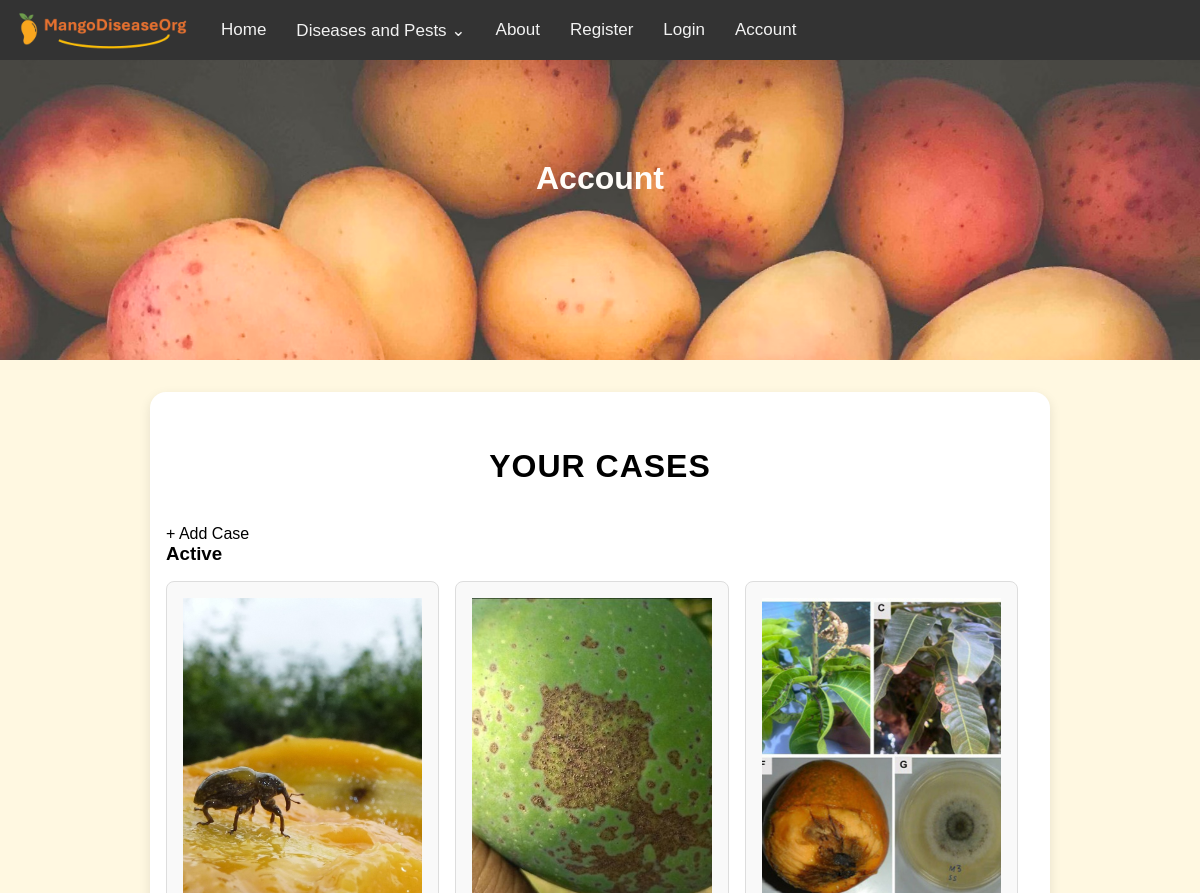
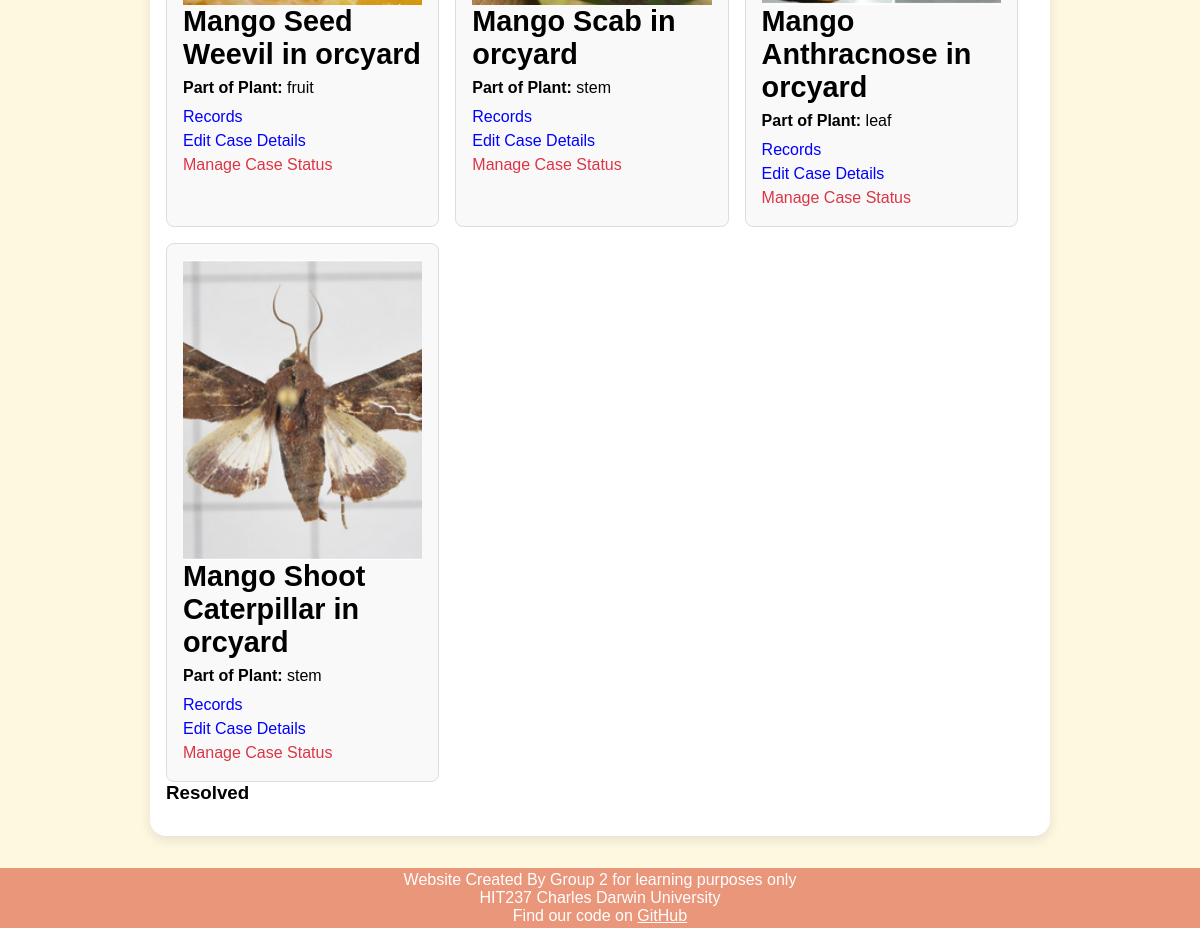
Before: /cases/ (signed in) with the older database file (2 pictures, top to bottom).
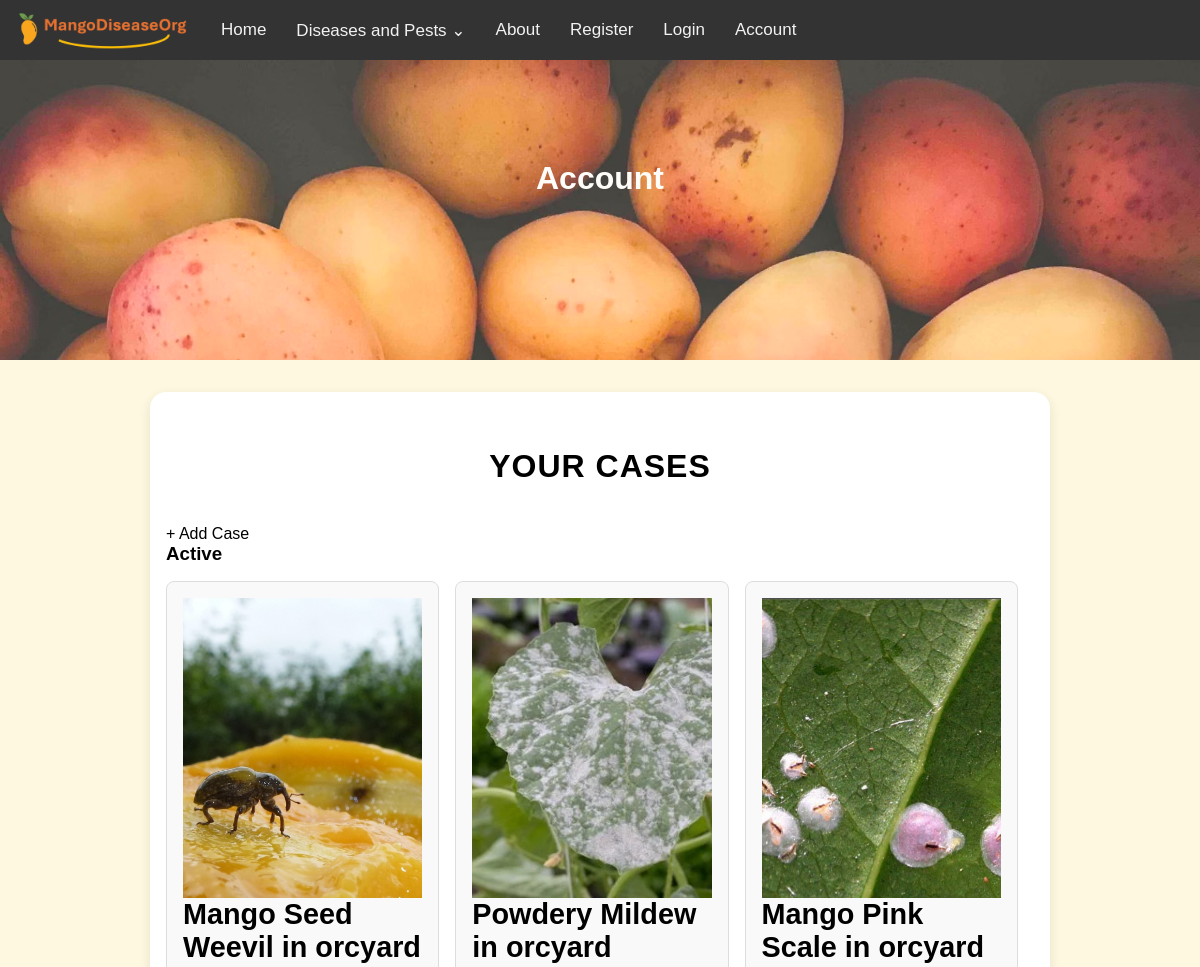
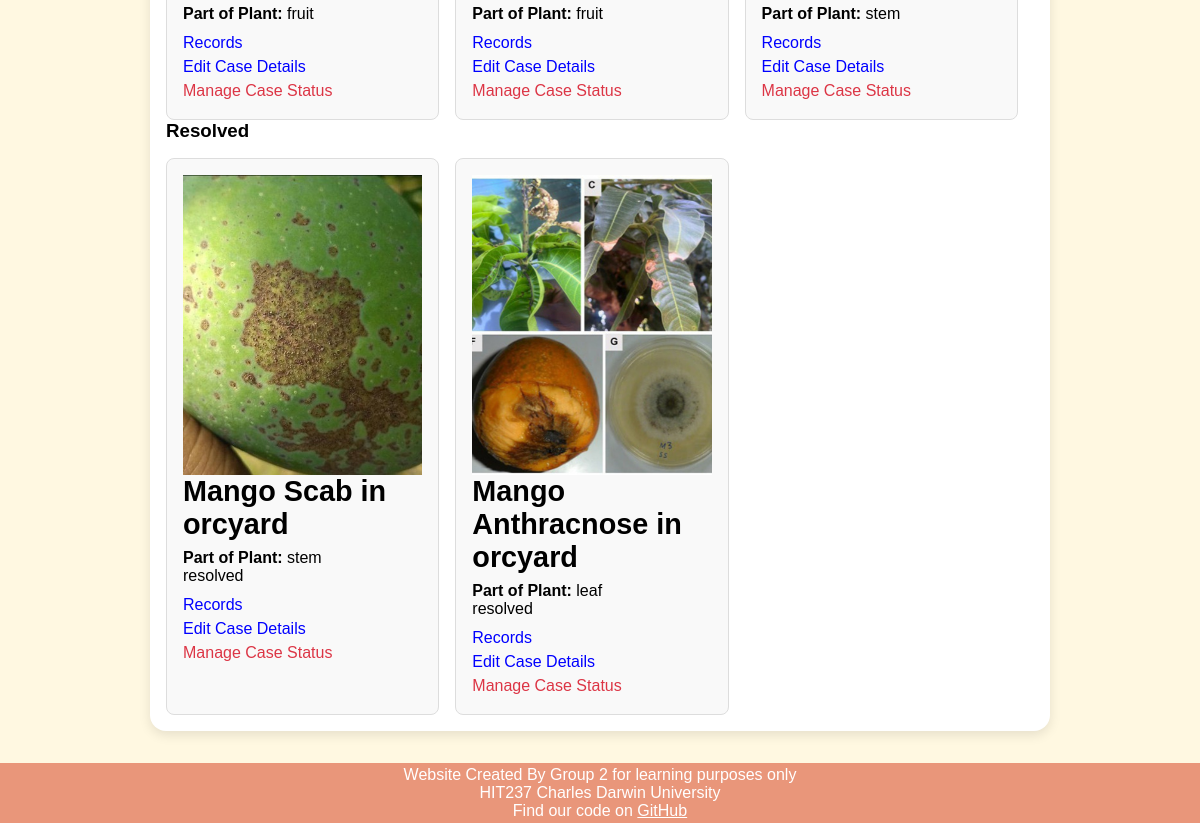
After: the same page with the newer database file (2 pictures, top to bottom).
### mango_disease_app/models.py (models this page shows, shortened)
class Case(models.Model):
    STATUS = [
        ('active', 'Active'),
        ('resolved', 'Resolved'),
    ]
    PLANT_PARTS = [
        ('leaf', 'Leaf'),
        ('stem', 'Stem'),
        ('fruit', 'Fruit'),
    ]
    disease = models.ForeignKey(
        Disease,
        on_delete=models.CASCADE,
        null=True
    )
    orchard = models.ForeignKey(
        Orchard,
        on_delete=models.CASCADE,
        null=True
    )
    status = models.CharField(choices=STATUS, max_length=8, default=STATUS[0][1], null=True)
    partOfPlant = models.CharField(choices=PLANT_PARTS, max_length=5, null=True)

class Disease(models.Model):
    DISEASE_TYPES = [
        ('pest', 'Pest'),
        ('disease', 'Disease')
    ]
    diseaseName = models.CharField(max_length=255)
    type = models.CharField(choices=DISEASE_TYPES, max_length=7, default=DISEASE_TYPES[1][1])
    severity = models.IntegerField(validators=[validators.MinValueValidator(0),validators.MaxValueValidator(10)])
    spreadability = models.IntegerField(validators=[validators.MinValueValidator(0),validators.MaxValueValidator(10)])
    shortDescription = models.TextField()
    longDescription = models.TextField()
    controlMethod = models.TextField()
    image = models.ImageField(upload_to="disease_images/", default="disease_images/default.JPG")

class Orchard(models.Model):
    orchardName = models.CharField(max_length=255)
    noTreesRow = models.IntegerField()
    noTreesColumn = models.IntegerField()
    area = models.IntegerField(validators=[validators.MinValueValidator(0)])
    variety = models.ForeignKey(
        Variety,
        on_delete=models.PROTECT
    )
    location = models.ForeignKey(
        Location,
        on_delete=models.PROTECT
    )
    user = models.ForeignKey(
        User,
        on_delete=models.CASCADE,  # If a user is deleted, delete the orchard too
    )

### mango_disease_app/views/case_views.py (the view)
# urls.py: re_path(r'^cases/$', views.cases, name='cases'),
def cases(request):
    cases = Case.objects.filter(orchard__user=request.user)
    categories = {
        'Active': cases.filter(status__iexact='active'),
        'Resolved': cases.filter(status__iexact='resolved'),
    }
    return render(request, 'mango_disease_app/cases.html', {
        'cases': cases,
        'data': categories,
    })

### mango_disease_app/context_processors.py (called while the page is built)
def disease_menu(request):
    return {'navs': Disease.objects.all()}

### mango_disease_app/templates/mango_disease_app/cases.html (shortened to what this page needs)
{% extends 'mango_disease_app/base.html' %}
{% block page_header %}Account{% endblock %}
{% load static %}
{% block content %}
    <h2>Your cases</h2>
    <a href="{% url 'new_case' %}" class="new-button">+ Add Case</a>
    {% if data %}
        {% for category_name, items in data.items %}
            <h3>{{ category_name }}</h3>
            <div class="orchard-grid">
                {% for item in items %}
                    <div class="orchard-card">
                        <div class="image-wrapper">
                            <img class="author_img" src="{{ item.disease.image.url|default:"diseasse_images/defualt.png" }}">
                        </div>
                        <h3 class="orchard-name">{{ item.disease.diseaseName }} in {{ item.orchard.orchardName}}</h3>
                        <p><strong>Part of Plant:</strong> {{ item.partOfPlant }}</p>
                        {% if item.status == 'resolved' %}
                        <p>resolved</p>
                        {% endif %}
                        <div class="card-actions-cases">
                            <a href="{% url 'records' item.id %}" class="action-link">Records</a><br>
                            <a href="{% url 'edit_case' item.id %}" class="action-link">Edit Case Details</a><br>
                            <a href="{% url 'manage_case' item.id %}" class="action-link delete-link">Manage Case Status</a>
                        </div>
                    </div>
                {% endfor %}
            </div>
        {% endfor %}
    {% else %}
        <p>No currently open cases</p>
    {% endif %}
{% endblock %}

### mango_disease_app/templates/mango_disease_app/base.html (shortened to what this page needs)
{% load static %}
<!DOCTYPE html>
<html lang="en">
<head>
    <link rel="stylesheet" href="{% static 'css/styles.css' %}">
    <link rel="stylesheet" href="{% static 'css/form.css' %}">
    <link rel="stylesheet" href="{% static 'css/account.css' %}">
    <link rel="stylesheet" href="{% static 'css/orchard.css' %}">
</head>
<body>
    {% include "mango_disease_app/patterns/navbar_large.html" %}
    <header class='header'>
        <h1>{% block page_header %}Mango Diseases{% endblock %}</h1>
    </header>
    <main>
        <div class="main-container">
            {% block content %}{% endblock %}
        </div>
    </main>
    <footer>
        <p>Website Created By Group 2 for learning purposes only</p>
        <p>HIT237 Charles Darwin University</p>
        <p>Find our code on <a style="color: white; text-decoration: underline;" href="https://github.com/frank-895/mango_disease_web_app/">GitHub</a></p>
    </footer>
</body>
</html>

### mango_disease_app/templates/mango_disease_app/patterns/navbar_large.html (shortened to what this page needs)
{% load static %}
<nav class="large-nav">
    <a href="{% url 'home' %}" class="nav-item img-logo"><img class="logo" src="{% static 'images/logo.png' %}"></a>
    <a href="{% url 'home' %}" class="nav-item">Home</a>
    <div class="dropdown nav-item">
        <a href="{% url 'diseases' %}" class="dropdown-button">Diseases and Pests ⌄</a>
    </div>
    <a href="{% url 'about' %}" class="nav-item">About</a>
    <a href="{% url 'register' %}" class="nav-item">Register</a>
    <a href="{% url 'userlogin' %}" class="nav-item">Login</a>
    <a href="{% url 'account' %}" class="nav-item">Account</a>
</nav>

### mango_disease_app/templates/mango_disease_app/patterns/navbar_small.html (shortened to what this page needs)
{% load static %}

### mango_disease_app/static/css/styles.css (style rules this page uses)
* { margin: 0; padding: 0; font-family: Arial; }
body { min-height: 100vh; display: flex; flex-direction: column; background-color: #fff8e1; }
main { flex-grow: 1; }
a { text-decoration: none; color: black }
.main-container { background-color: white; color: black; margin: 2rem auto; padding: 1rem; border-radius: 1rem; box-shadow: 0 4px 12px rgba(0, 0, 0, 0.1); width: 90vw; max-width: 900px; min-height: 80vh; }
.large-nav { display: block; }
nav { background-color: #333; flex-wrap: nowrap; height: 60px; display: flex; align-items: center; position: relative; z-index: 10; }
.nav-item { float: left; display: flex; align-items: center; height:100%; padding: 0px 15px; text-decoration: none; white-space: nowrap; color: #f2f2f2; text-align: center; font-size: 17px; }
nav .logo { height: 40px; }
.dropdown { position: relative; display: flex; align-items: center; height: 100%; padding: 0px; }
.dropdown-button { height: 100%; display: flex; align-items: center; padding: 0px 15px; color: #f2f2f2; justify-content: center; }
.dropdown-button, .disease-dropdown li a { transition: 0.2s ease, color 0.2s ease; }
header { background-image: url("../images/header-background.avif"); background-size: cover; height: 300px; opacity: 0.8; position: relative; z-index: 0; }
h1 { color: white; text-align: center; padding: 100px; }
footer { text-align: center; padding: 3px; background-color: DarkSalmon; color: white; }
h2 { font-size: 32px; text-align: center; margin: 40px 0 40px; font-weight: 700; text-transform: uppercase; letter-spacing: 1px; }
.author_img { width: 100%; height: 300px; object-fit: cover; }
.image-wrapper { position: relative; width: 100%; height: 300px; }
.logo { max-width: 100%; height: auto; margin: 0 auto; }
.card-actions-cases { margin-top: 0.5em; line-height: 150%; }

### mango_disease_app/static/css/form.css (style rules this page uses)
*, *::before, *::after { box-sizing: border-box; }

### mango_disease_app/static/css/orchard.css (style rules this page uses)
.orchard-grid { display: flex; flex-wrap: wrap; gap: 1em; margin-top: 1em; }
.orchard-card { background: #f9f9f9; border: 1px solid #ddd; padding: 1em; border-radius: 8px; width: calc(33.33% - 1em); }
.orchard-name { font-size: 1.8em; font-weight: bold; margin-bottom: 8px; }
.action-link { color: blue; text-decoration: none; margin-right: 20px; font-weight: 500; }
.delete-link { color: #dc3545; }

Changed rows visible on the page:
removed Case: disease.image (picture), disease.diseaseName "Mango Shoot Caterpillar", orchard.orchardName "orcyard", partOfPlant "stem", shown under "Active"
added Case: disease.image (picture), disease.diseaseName "Powdery Mildew", orchard.orchardName "orcyard", partOfPlant "fruit", shown under "Active"
added Case: disease.image (picture), disease.diseaseName "Mango Pink Scale", orchard.orchardName "orcyard", partOfPlant "stem", shown under "Active"
changed Case "Mango Scab": moves from the list under "Active" to the list under "Resolved"
changed Case "leaf": moves from the list under "Active" to the list under "Resolved"
